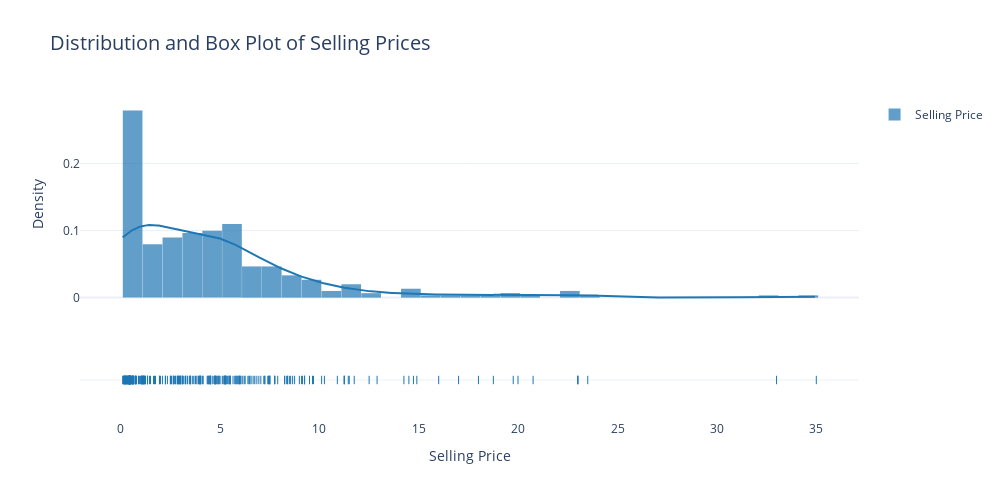

The notebook cell saved with this chart:
### Code cell
import plotly.figure_factory as ff

fig = ff.create_distplot([df['Selling_Price']], ['Selling Price'],
                         show_hist=True,
                         show_rug=True)

fig.update_layout(
    title_text='Distribution and Box Plot of Selling Prices',  # Başlık metni
    title_font_size=20,  # Başlık font büyüklüğü
    xaxis_title_text='Selling Price',  # X eksen başlığı
    yaxis_title_text='Density',  # Y eksen başlığı
    template='plotly_white',  # Arka planı beyaz yapıyoruz
    width=1000,  # Grafiğin genişliği
    height=500,  # Grafiğin yüksekliği
    bargap=0.01,  # Barlar arası boşluk
)

fig.show()

# tree based modeller outlierlara karşı çok robustdur(güçlüdür).
# Ancak küçük regression datalarında bu durum geçerli değildir.
# Küçük regression datalarında outlier dağerler düştüğü yapraklardaki ortalama fiyatları ciddi şekilde yükseltebiliğinden
# veya azaltabildiğinden eğitim için yetersiz olan bu outlier gözlemleri düşürmek tree based modellerde önem arzediyor.
#Ancak her zaman olduğu gibi hem outlierlar ile hem de outlierları düşürerek skorları karşılaştırıp farklarını görmeliyiz

# show_rug parametresi, veri noktalarının her birinin konumunu x ekseninde bir çizgi ile gösterir.
# Bu her bir gözlemin dağılımını ve yoğunluğunu daha ayrıntılı bir şekilde görmek için kullanışlıdır.

# Rug plot, genellikle histogram veya kernel density estimate (KDE) çizimlerinin altında yer alır.
# Her bir veri noktasını temsil eden küçük dikey çizgiler, veri setindeki değerlerin nerede yoğunlaştığını ve
# potansiyel olarak outlier ların nerede bulunduğunu gösterir.
# Bu özellik, veri setinin dağılımını anlamada faydalıdır çünkü rug plotlar veri noktalarının yığılma alanlarını ve
# nadir bulunan bölgeleri net bir şekilde gösterir.

### Figure 1 — Plotly figure (JSON) as saved in the notebook; plotly's stock layout.template omitted (floating-point values rounded to 4 significant figures; data arrays with more than 128 entries replaced by an {"elided": "..."} marker saying what was removed)
{"data": [{"autobinx": false, "histnorm": "probability density", "legendgroup": "Selling Price", "marker": {"color": "rgb(31, 119, 180)"}, "name": "Selling Price", "opacity": 0.7, "type": "histogram", "x": {"elided": "301 float values"}, "xaxis": "x", "xbins": {"end": 35, "size": 1, "start": 0.1}, "yaxis": "y"}, {"legendgroup": "Selling Price", "marker": {"color": "rgb(31, 119, 180)"}, "mode": "lines", "name": "Selling Price", "showlegend": false, "type": "scatter", "x": {"elided": "500 float values"}, "xaxis": "x", "y": {"elided": "500 float values"}, "yaxis": "y"}, {"legendgroup": "Selling Price", "marker": {"color": "rgb(31, 119, 180)", "symbol": "line-ns-open"}, "mode": "markers", "name": "Selling Price", "showlegend": false, "type": "scatter", "x": {"elided": "301 float values"}, "xaxis": "x", "y": {"elided": "301 str values"}, "yaxis": "y2"}], "layout": {"bargap": 0.01, "barmode": "overlay", "height": 500, "hovermode": "closest", "legend": {"traceorder": "reversed"}, "title": {"font": {"size": 20}, "text": "Distribution and Box Plot of Selling Prices"}, "width": 1000, "xaxis": {"anchor": "y2", "domain": [0, 1], "title": {"text": "Selling Price"}, "zeroline": false}, "yaxis": {"anchor": "free", "domain": [0.35, 1], "position": 0, "title": {"text": "Density"}}, "yaxis2": {"anchor": "x", "domain": [0, 0.25], "dtick": 1, "showticklabels": false}}}
